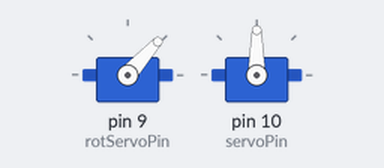
Recording of a sketch running on a simulated Arduino Uno, built with avr-gcc and run on an emulated ATmega328P. On the bench: 2 × servo.

Above: at 0.05 s.
At 0.65 s:
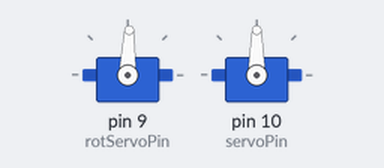
At 1.25 s:
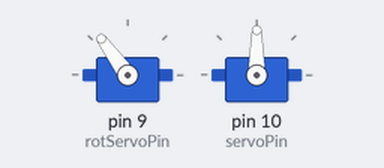
At 2.5 s:
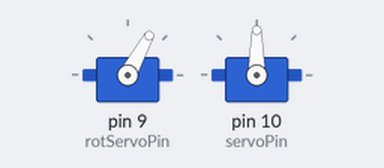
Timing chart, 0 to 6.3 s (numbered marks = the images above):
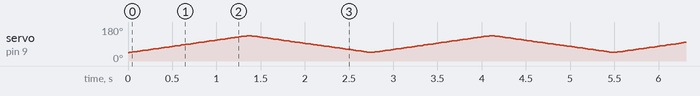

The sketch:

shoot45shoot45shootreturn.ino
```cpp
/*
Adafruit Arduino - Lesson 14. Sweep
*/

#include <Servo.h>

int servoPin = 10;       // Trigger servo
int rotServoPin = 9;     // Large Servo controlling horizontal rotation

Servo servoTrigger;      // Trigger servo
Servo servoLarge;        // Large servo

int angleTrigger = 155;           // Triggerservo position in degrees
int angleLarge = 45;


void setup()
{
  servoLarge.attach(rotServoPin);
  servoTrigger.attach(servoPin);
}


void loop()
{
  // scan from 0 to 45 degrees
  for(angleLarge = 45; angleLarge < 90; angleLarge++)
  {
    servoLarge.write(angleLarge);
    delay(15);
  }
/*
  // Trigger sweep 10 degrees
    for(angleTrigger = 155; angleTrigger < 175; angleTrigger++)
  {
    servoTrigger.write(angleTrigger);
    delay(15);
  }
    // Scan back trigger
    for(angleTrigger = 175; angleTrigger > 155; angleTrigger--)
  {
    servoTrigger.write(angleTrigger);
    delay(15);
  }
  */
  // scan from 45 to 90 degrees
  for(angleLarge = 90; angleLarge < 135; angleLarge++)
  {
    servoLarge.write(angleLarge);
    delay(15);
  }

/*
  // Trigger sweep 10 degrees
    for(angleTrigger = 155; angleTrigger < 175; angleTrigger++)
  {
    servoTrigger.write(angleTrigger);
    delay(15);
  }
    // Scan back trigger
    for(angleTrigger = 175; angleTrigger > 155; angleTrigger--)
  {
    servoTrigger.write(angleTrigger);
    delay(15);
  }
*/
  // now scan back from 90 to 45 degrees
  for(angleLarge = 135; angleLarge > 90; angleLarge--)
  {
    servoLarge.write(angleLarge);
    delay(15);
  }
  delay(15);
 /*
  // Trigger sweep 10 degrees
    for(angleTrigger = 155; angleTrigger < 175; angleTrigger++)
  {
    servoTrigger.write(angleTrigger);
    delay(15);
  }
    // Scan back trigger
    for(angleTrigger = 175; angleTrigger > 155; angleTrigger--)
  {
    servoTrigger.write(angleTrigger);
    delay(15);
  }
*/
  // now scan back from 90 to 45 degrees
  for(angleLarge = 90; angleLarge > 45; angleLarge--)
  {
    servoLarge.write(angleLarge);
    delay(15);
  }
/*
   // Trigger sweep 10 degrees
    for(angleTrigger = 155; angleTrigger < 175; angleTrigger++)
  {
    servoTrigger.write(angleTrigger);
    delay(15);
  }
    // Scan back trigger
    for(angleTrigger = 175; angleTrigger > 155; angleTrigger--)
  {
    servoTrigger.write(angleTrigger);
    delay(15);
  }
  */
  delay(15);


}
```
